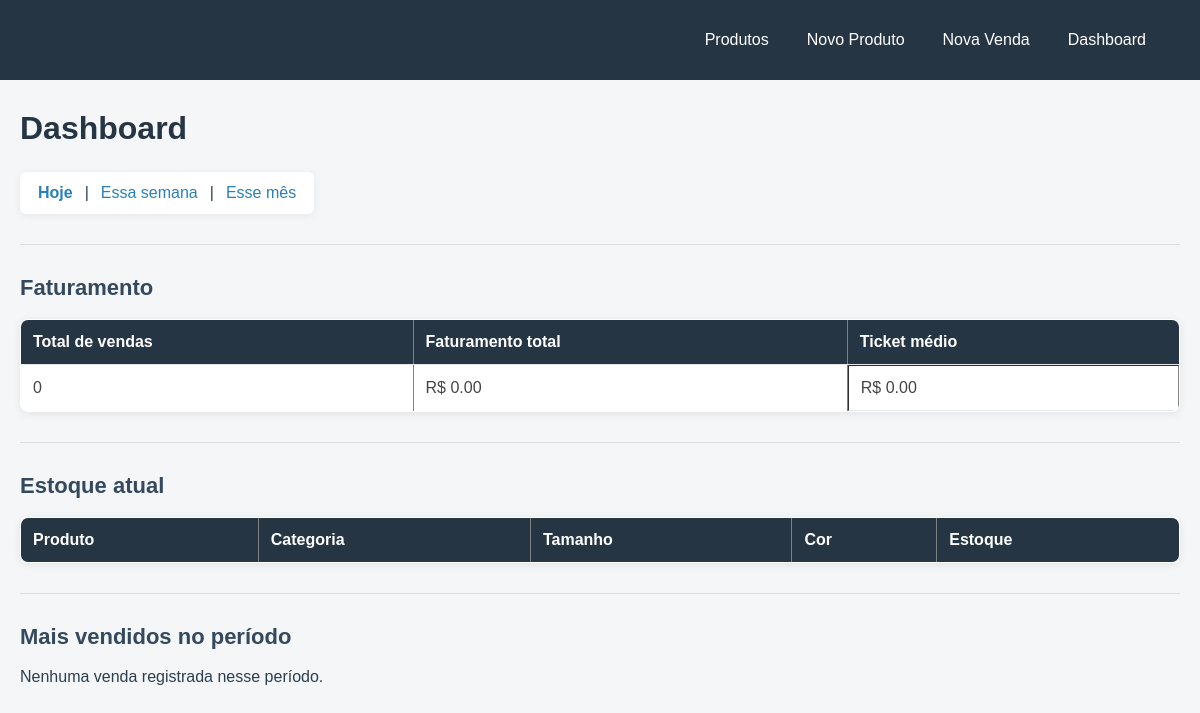
Page /dashboard on the earlier database version.
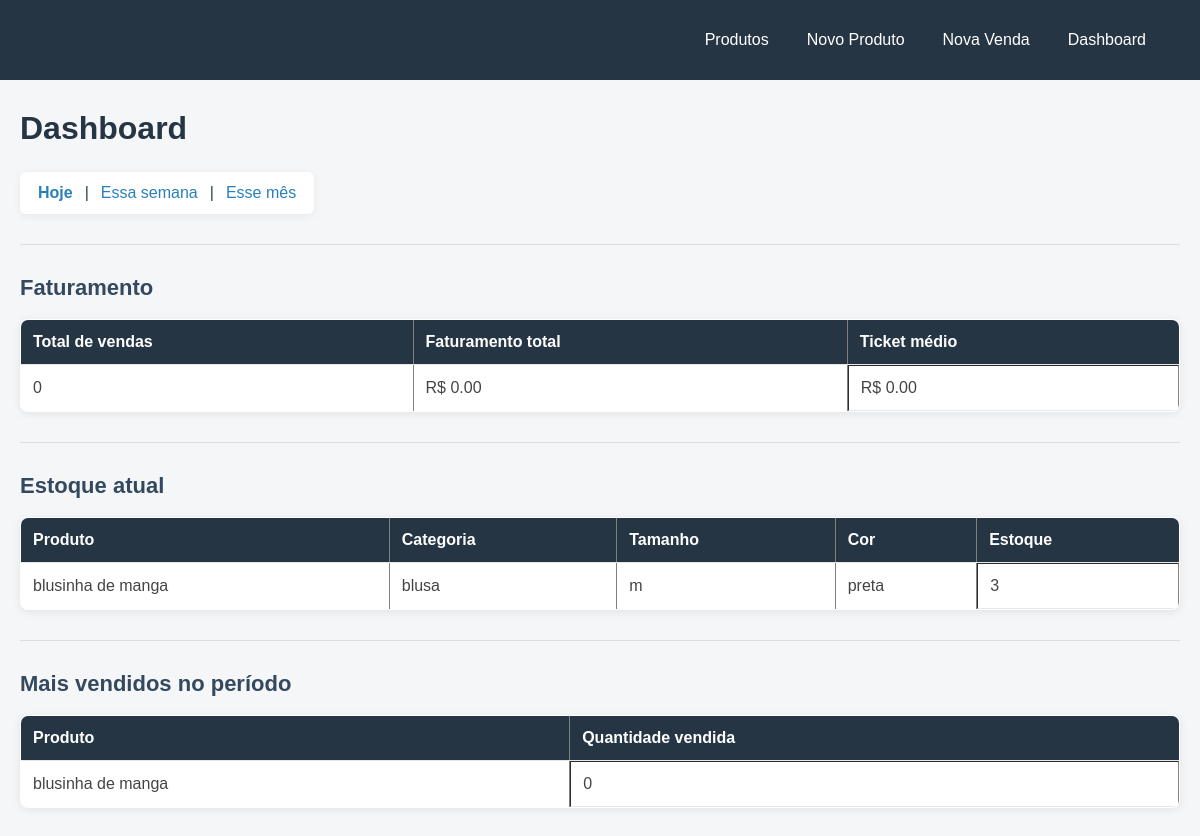
Same page on the later database version.
### tables this page shows
CREATE TABLE produtos (
    id INTEGER PRIMARY KEY AUTOINCREMENT,
    nome TEXT NOT NULL,
    categoria TEXT,
    tamanho TEXT,
    cor TEXT,
    preco_custo REAL,
    preco_venda REAL NOT NULL,
    quantidade_estoque INTEGER NOT NULL DEFAULT 0,
    ativo INTEGER DEFAULT 1,
    criado_em TEXT DEFAULT CURRENT_TIMESTAMP
);

### app.py (the view)
@app.route("/dashboard")
def dashboard():
    periodo = request.args.get("periodo", "hoje")  # hoje, semana, mes
    hoje = date.today()
    if periodo == "semana":
        data_inicio = hoje - timedelta(days=hoje.weekday())
    elif periodo == "mes":
        data_inicio = hoje.replace(day=1)
    else:
        data_inicio = hoje
    conn = get_connection()
    faturamento = conn.execute("""
        SELECT COUNT(*) as total_vendas,
        COALESCE(SUM(total), 0) as faturamento_total,
        COALESCE(AVG(total), 0) as ticket_medio
        FROM vendas
        WHERE date(data_venda) >= ?
    """, (data_inicio.isoformat(),)).fetchone()
    estoque = conn.execute("""
        SELECT nome, categoria, tamanho, cor, quantidade_estoque
        FROM produtos WHERE ativo = 1
        ORDER BY quantidade_estoque ASC
    """).fetchall()
    mais_vendidos = conn.execute("""
        SELECT p.nome, COALESCE(SUM(iv.quantidade), 0) as total_vendido
        FROM produtos p
        LEFT JOIN itens_venda iv ON iv.produto_id = p.id
        LEFT JOIN vendas v ON v.id = iv.venda_id AND date(v.data_venda) >= ?
        WHERE p.ativo = 1
        GROUP BY p.id
        ORDER BY total_vendido DESC
""", (data_inicio.isoformat(),)).fetchall()
    conn.close()
    return render_template(
        "dashboard.html",
        faturamento=faturamento,
        estoque=estoque,
        mais_vendidos=mais_vendidos,
        periodo=periodo
    )

### database.py (called while the page is built)
def get_connection():
    conn = sqlite3.connect(DB_PATH)
    conn.row_factory = sqlite3.Row  # permite acessar por nome de coluna
    conn.execute("PRAGMA foreign_keys = ON")
    return conn

### templates/dashboard.html
{% extends "base.html" %}
{% block content %}
<h1>Dashboard</h1>
<div>
    <a href="{{ url_for('dashboard', periodo='hoje') }}"
    style="font-weight: {{ 'bold' if periodo == 'hoje' else 'normal' }};">
        Hoje
    </a>
    |
    <a href="{{ url_for('dashboard', periodo='semana') }}"
    style="font-weight: {{ 'bold' if periodo == 'semana' else 'normal' }};">
        Essa semana
    </a>
    |
    <a href="{{ url_for('dashboard', periodo='mes') }}"
    style="font-weight: {{ 'bold' if periodo == 'mes' else 'normal' }};">
        Esse mês
    </a>
</div>
<hr>
<h2>Faturamento</h2>
<table border="1">
    <tr>
        <th>Total de vendas</th>
        <th>Faturamento total</th>
        <th>Ticket médio</th>
    </tr>
    <tr>
        <td>{{ faturamento.total_vendas }}</td>
        <td>R$ {{ "%.2f"|format(faturamento.faturamento_total) }}</td>
        <td>R$ {{ "%.2f"|format(faturamento.ticket_medio) }}</td>
    </tr>
</table>
<hr>
<h2>Estoque atual</h2>
<table border="1">
    <thead>
        <tr>
            <th>Produto</th>
            <th>Categoria</th>
            <th>Tamanho</th>
            <th>Cor</th>
            <th>Estoque</th>
        </tr>
    </thead>
    <tbody>
        {% for produto in estoque %}
        <tr>
            <td>{{ produto.nome }}</td>
            <td>{{ produto.categoria }}</td>
            <td>{{ produto.tamanho }}</td>
            <td>{{ produto.cor }}</td>
            <td>{{ produto.quantidade_estoque }}</td>
        </tr>
        {% endfor %}
    </tbody>
</table>
<hr>
<h2>Mais vendidos no período</h2>
{% if mais_vendidos %}
<table border="1">
    <thead>
        <tr>
            <th>Produto</th>
            <th>Quantidade vendida</th>
        </tr>
    </thead>
    <tbody>
        {% for item in mais_vendidos %}
        <tr>
            <td>{{ item.nome }}</td>
            <td>{{ item.total_vendido }}</td>
        </tr>
        {% endfor %}
    </tbody>
</table>
{% else %}
<p>Nenhuma venda registrada nesse período.</p>
{% endif %}
{% endblock %}

Differences in the rows shown:
added produtos: nome "blusinha de manga", categoria "blusa", tamanho "m", cor "preta", quantidade_estoque "3", total_vendido "0"
Other differences:
text no longer shown: "Nenhuma venda registrada nesse período."
text now shown: "Produto Quantidade vendida"
